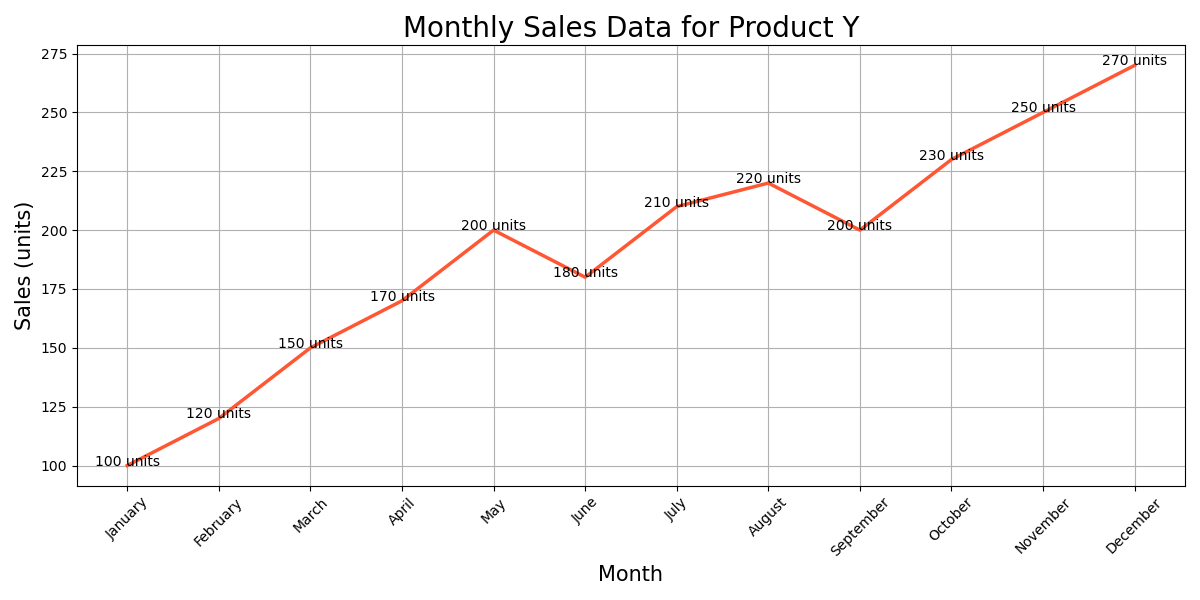

Here is the Python script that generated this plot:

import seaborn as sns
import pandas as pd
import matplotlib.pyplot as plt

# Data
data = {
    'Month': ['January', 'February', 'March', 'April', 'May', 'June', 
              'July', 'August', 'September', 'October', 'November', 'December'],
    'Sales': [100, 120, 150, 170, 200, 180, 210, 220, 200, 230, 250, 270]
}

# Create DataFrame
df = pd.DataFrame(data)

# Create line plot
plt.figure(figsize=(12, 6))  # Width and height modifications
sns.lineplot(x='Month', y='Sales', data=df, 
             color='#FF5733', linewidth=2.5)  # Custom color

# Annotations
for x, y in zip(df['Month'], df['Sales']):
    plt.text(x, y, f"{y} units", color='black', fontsize=10, ha='center')

# Customize the Axes and Title
plt.title('Monthly Sales Data for Product Y', fontsize=20)
plt.xlabel('Month', fontsize=15)
plt.ylabel('Sales (units)', fontsize=15)
plt.xticks(rotation=45)
plt.grid(True)

# Show plot
plt.tight_layout()
plt.show()
